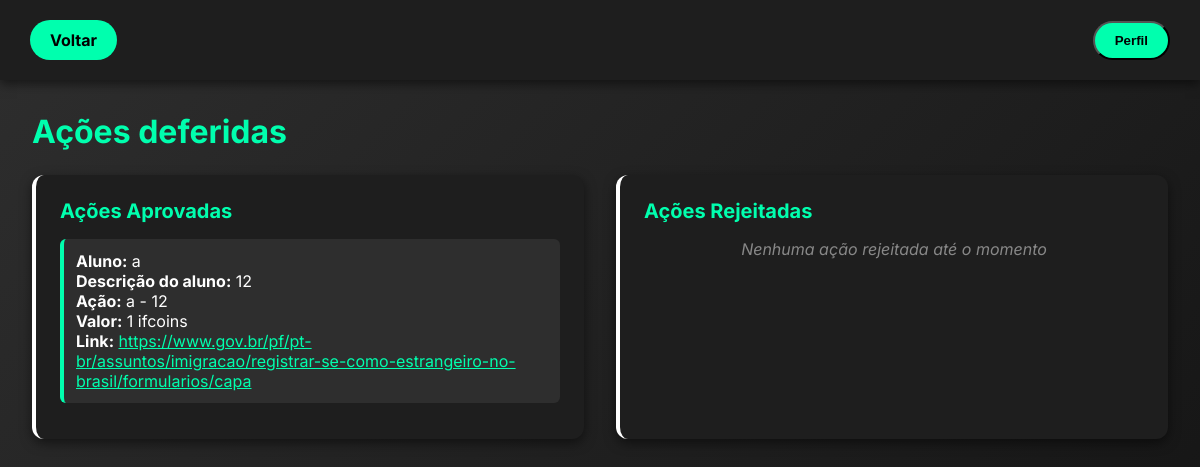
/avaliador/acoes_deferidas (signed in), run on an earlier commit of the app's database.
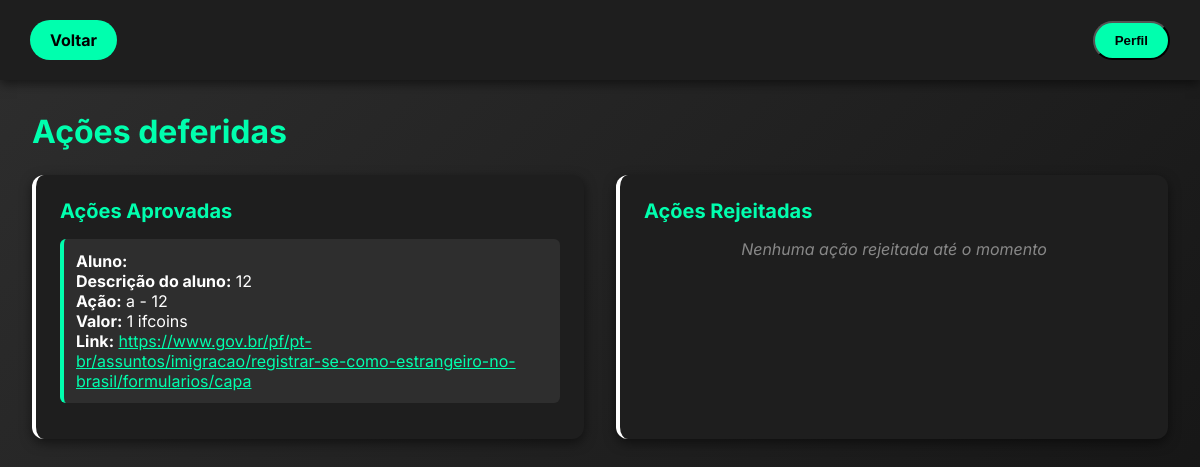
And on a later commit of the database.
### models/modelosDB.py (models this page shows, shortened)
class AcaoRealizadaAlunoDB(Base):
    __tablename__ = 'acoes_realizadas'
    id = Column(Integer, primary_key=True)
    email_aluno = Column(String, ForeignKey('alunos.email'))
    id_acao = Column(Integer, ForeignKey('acoes.id'))
    comentarios_aluno = Column(String)
    link = Column(String, nullable=True)
    valor = Column(Integer, default=0)
    status = Column(String, default='pendente')  # pendente/aprovada/rejeitada
    data_envio = Column(DateTime, default=datetime.now())
    aluno = relationship("AlunoDB", back_populates="acoes_realizadas")
    acao = relationship("AcaoDB", back_populates="acoes_realizadas")

class AlunoDB(Base):
    __tablename__ = 'alunos'
    id = Column(Integer, primary_key=True)
    nome = Column(String)
    email = Column(String, unique=True)
    senha_hash = Column(String)
    saldo = Column(Float, default=0)
    acoes_realizadas = relationship("AcaoRealizadaAlunoDB", back_populates="aluno")
    resgates = relationship("ResgateDB", back_populates="aluno")

class AcaoDB(Base):
    __tablename__ = 'acoes'
    id = Column(Integer, primary_key=True)
    nome = Column(String)
    descricao = Column(String)
    valor = Column(Integer, default=0)
    acoes_realizadas = relationship("AcaoRealizadaAlunoDB", back_populates="acao")

### blueprints/avaliador_bp.py (the view)
@avaliador_bp.route('/acoes_deferidas', methods=['GET'])
def acoes_deferidas():
    email = session.get('user')
    role = session.get('role')
    if not email or role != 'avaliador':
        flash("Faça login como avaliador para acessar esta página.")
        return redirect(url_for('login'))
    acoes_aprovadas = acao_realizadasDAO.listar_todas_aprovadas()
    acoes_rejeitadas = acao_realizadasDAO.listar_todas_rejeitadas()
    return render_template(
        'avaliador/acoes_deferidas.html',
        acoes_aprovadas=acoes_aprovadas,
        acoes_rejeitadas=acoes_rejeitadas
    )

### database/database.py (called while the page is built)
    def listar_todas_aprovadas(self):
        return self.session.query(AcaoRealizadaAlunoDB).filter_by(status='aprovado').all()

    def listar_todas_rejeitadas(self):
        return self.session.query(AcaoRealizadaAlunoDB).filter_by(status='rejeitado').all()

### templates/avaliador/acoes_deferidas.html (shortened to what this page needs)
<!DOCTYPE html>
<html lang="pt-BR">
<head>
    <link rel="stylesheet" href="{{ url_for('static', filename='css/avaliador/acoes_deferidas.css') }}">
</head>
<body>
    <div class="top-row-fixed">
        <a href="/avaliador/" class="pill-btn back-btn">Voltar</a>
        <div class="profile-dropdown-container">
            <button id="open-profile" class="pill-profile">Perfil</button>
        </div>
    </div>
    <main class="canvas">
        <div class="title">Ações deferidas</div>
        <div class="sections two-columns">
            <article class="card approved">
                <div class="section-title">Ações Aprovadas</div>
                <div class="fake-input large">
                    {% if acoes_aprovadas %}
                        <ul>
                        {% for acao in acoes_aprovadas %}
                            <li>
                                <strong>Aluno:</strong> {{ acao.aluno.nome }} <br>
                                <strong>Descrição do aluno:</strong> {{ acao.comentarios_aluno or 'N/A' }} <br>
                                <strong>Ação:</strong> {{ acao.acao.nome }} - {{ acao.acao.descricao }} <br>
                                <strong>Valor:</strong> {{ acao.valor }} ifcoins <br>
                                {% if acao.link %}
                                    <strong>Link:</strong> <a href="{{ acao.link }}" target="_blank">{{ acao.link }}</a>
                                {% endif %}
                            </li>
                        {% endfor %}
                        </ul>
                    {% else %}
                        <div class="empty-message">Nenhuma ação aprovada até o momento</div>
                    {% endif %}
                </div>
            </article>
            <article class="card rejected">
                <div class="section-title">Ações Rejeitadas</div>
                <div class="fake-input large">
                    {% if acoes_rejeitadas %}
                        <ul>
                        {% for acao in acoes_rejeitadas %}
                            <li>
                                <strong>Aluno:</strong> {{ acao.aluno.nome }} <br>
                                <strong>Descrição do aluno:</strong> {{ acao.comentarios_aluno or 'N/A' }} <br>
                                <strong>Ação:</strong> {{ acao.acao.nome }} - {{ acao.acao.descricao }} <br>
                                <strong>Valor:</strong> {{ acao.valor }} ifcoins <br>
                                {% if acao.link %}
                                    <strong>Link:</strong> <a href="{{ acao.link }}" target="_blank">{{ acao.link }}</a>
                                {% endif %}
                            </li>
                        {% endfor %}
                        </ul>
                    {% else %}
                        <div class="empty-message">Nenhuma ação rejeitada até o momento</div>
                    {% endif %}
                </div>
            </article>
        </div>
    </main>
</body>
</html>

### static/css/avaliador/acoes_deferidas.css (style rules this page uses)
* { margin: 0; padding: 0; box-sizing: border-box; }
body { font-family: 'Inter', sans-serif; background: linear-gradient(135deg, #2e2e2e, #121212); color: white; min-height: 100vh; }
.top-row-fixed { display: flex; justify-content: space-between; align-items: center; padding: 20px 30px; background-color: #1e1e1e; box-shadow: 0 4px 10px rgba(0, 0, 0, 0.5); }
.pill-btn, .pill-profile { padding: 10px 20px; border-radius: 999px; background-color: #00ffae; color: black; text-decoration: none; font-weight: bold; transition: 0.3s; }
.canvas { padding: 2rem; }
.title { font-size: 2rem; font-weight: 700; color: #00ffae; margin-bottom: 1.5rem; }
.sections.two-columns { display: grid; grid-template-columns: repeat(auto-fit, minmax(350px, 1fr)); gap: 2rem; }
.card { background-color: #1e1e1e; border-radius: 12px; padding: 1.5rem; border-left: 4px solid; box-shadow: 0 4px 12px rgba(0, 0, 0, 0.5); transition: transform 0.2s, box-shadow 0.2s; }
.section-title { font-weight: 700; font-size: 1.25rem; margin-bottom: 1rem; color: #00ffae; }
.card ul { list-style: none; padding: 0; }
.card li { padding: 0.75rem; margin-bottom: 0.75rem; background-color: #2e2e2e; border-radius: 6px; transition: background-color 0.2s, box-shadow 0.2s; }
.card.approved li { border-left: 4px solid #00ffae; }
.card a { color: #00ffae; text-decoration: underline; }
.empty-message { color: #888; font-style: italic; text-align: center; }

What changed in the data, as far as the page shows it:
changed AcaoRealizadaAlunoDB: aluno.nome "a" → (not shown)
